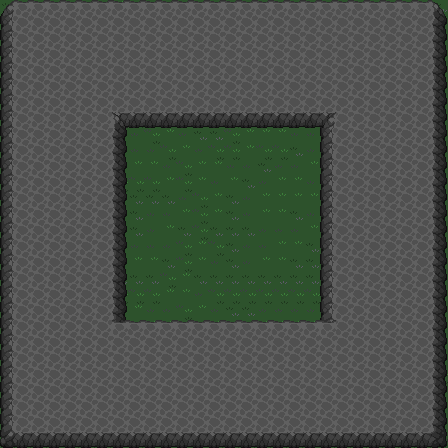

A 2D game scene composited from a Tiled map and its tileset images. What follows is a short description and the map's XML, with every tile layer's data as written:
An orthogonal 28x28 tile map with 16x16 px tiles, 2 tile layers (Layer_One, Layer_One_Collision), 2 tilesets and 1 object (Player_Entity).

<map version="1.5" tiledversion="1.7.2" orientation="orthogonal" renderorder="right-down" width="28" height="28" tilewidth="16" tileheight="16" infinite="0" nextlayerid="4" nextobjectid="3">
 <tileset firstgid="1" source="../tilesets/halloween.tsx" />
 <tileset firstgid="901" source="../tilesets/font.tsx" />
 <layer id="1" name="Layer_One" width="28" height="28">
  <data encoding="csv">
286,286,286,286,286,316,316,317,286,286,286,286,286,286,286,286,287,316,286,286,286,286,286,286,286,286,316,286,
316,316,286,287,287,287,286,286,316,316,316,316,316,316,316,286,286,287,316,286,286,316,316,316,316,316,286,287,
286,286,287,317,317,317,287,287,287,316,316,316,316,286,286,287,286,286,287,287,287,287,287,316,286,286,286,287,
316,286,286,287,286,316,317,317,317,287,287,287,287,287,286,286,287,286,286,286,287,287,287,287,316,286,286,287,
287,316,316,286,286,286,286,286,286,286,286,286,286,286,286,286,286,286,286,286,287,317,317,317,287,286,286,287,
287,317,317,316,316,316,316,316,316,316,316,316,316,316,316,316,316,316,316,286,286,287,286,287,287,287,286,287,
287,316,317,316,316,316,316,316,317,287,287,287,287,317,317,316,317,317,286,316,316,286,286,286,286,287,287,287,
287,286,286,286,287,317,316,317,316,317,287,317,317,287,316,317,287,287,286,287,316,316,286,287,287,317,317,317,
287,287,316,286,286,287,317,287,287,316,317,287,286,286,316,317,317,317,287,287,287,286,287,317,317,317,317,287,
287,317,287,286,287,287,287,287,287,287,316,317,287,316,316,317,316,316,286,287,287,287,317,286,287,316,317,287,
286,287,286,287,317,317,317,317,317,317,287,316,317,317,287,287,286,287,287,317,317,317,287,287,317,316,317,287,
286,287,287,317,287,317,316,316,316,316,317,316,317,287,317,286,287,317,317,287,287,287,287,286,287,287,287,317,
286,287,287,287,287,287,287,287,286,286,286,287,316,317,286,287,317,317,317,317,286,287,287,287,317,317,317,287,
287,287,287,287,287,287,287,287,286,287,287,317,316,317,286,287,317,317,286,287,287,317,317,317,317,287,316,317,
287,286,287,287,287,287,287,317,286,287,317,286,316,286,286,286,287,287,287,317,317,317,317,316,316,317,316,317,
286,287,287,317,286,287,287,287,287,287,287,316,317,316,286,287,287,317,317,286,286,286,286,316,286,286,316,317,
286,286,286,286,287,317,317,317,317,317,286,316,317,287,286,287,317,317,286,286,286,286,286,286,316,316,317,317,
286,287,287,286,286,287,287,286,286,286,316,317,286,286,286,286,286,286,286,286,286,286,286,287,317,286,316,317,
286,287,317,316,286,286,286,316,316,316,317,317,287,316,316,316,316,316,316,316,316,316,316,317,317,287,287,317,
286,287,317,317,316,316,316,317,317,287,287,316,317,287,286,286,287,287,287,287,287,287,287,316,317,317,317,317,
286,287,287,316,286,286,286,286,316,317,317,287,316,317,287,287,317,317,317,317,317,317,317,287,316,316,317,317,
286,287,287,317,316,316,286,287,317,316,317,286,316,317,317,317,287,287,316,316,316,316,316,317,287,287,287,287,
286,286,287,286,286,287,287,317,286,286,316,316,317,286,287,316,317,317,287,317,317,317,286,316,317,317,317,317,
316,286,287,286,287,287,317,316,316,316,286,316,317,286,287,287,316,316,317,287,287,316,316,316,317,316,317,316,
287,316,286,286,286,286,286,286,286,286,316,317,287,286,287,286,286,286,316,317,317,286,316,317,286,287,316,317,
286,287,316,316,316,316,316,316,316,316,317,317,317,286,286,287,316,316,316,316,317,316,317,317,287,287,287,287,
286,286,286,316,316,286,286,316,316,317,316,286,287,316,286,286,286,286,286,316,317,286,286,316,317,317,317,317,
316,316,316,317,316,316,316,317,316,286,286,286,286,316,316,316,316,316,316,317,316,316,316,316,316,316,316,317
</data>
 </layer>
 <layer id="2" name="Layer_One_Collision" width="28" height="28">
  <data encoding="csv">
331,332,332,332,332,332,332,332,332,332,332,332,332,332,332,332,332,332,332,332,332,332,332,332,332,332,332,333,
361,362,362,362,362,362,362,362,362,362,362,362,362,362,362,362,362,362,362,362,362,362,362,362,362,362,362,363,
361,362,362,362,362,362,362,362,362,362,362,362,362,362,362,362,362,362,362,362,362,362,362,362,362,362,362,363,
361,362,362,362,362,362,362,362,362,362,362,362,362,362,362,362,362,362,362,362,362,362,362,362,362,362,362,363,
361,362,362,362,362,362,362,362,362,362,362,362,362,362,362,362,362,362,362,362,362,362,362,362,362,362,362,363,
361,362,362,362,362,362,362,362,362,362,362,362,362,362,362,362,362,362,362,362,362,362,362,362,362,362,362,363,
361,362,362,362,362,362,362,362,362,362,362,362,362,362,362,362,362,362,362,362,362,362,362,362,362,362,362,363,
361,362,362,362,362,362,362,334,392,392,392,392,392,392,392,392,392,392,392,392,335,362,362,362,362,362,362,363,
361,362,362,362,362,362,362,363,0,0,0,0,0,0,0,0,0,0,0,0,361,362,362,362,362,362,362,363,
361,362,362,362,362,362,362,363,0,0,0,0,0,0,0,0,0,0,0,0,361,362,362,362,362,362,362,363,
361,362,362,362,362,362,362,363,0,0,0,0,0,0,0,0,0,0,0,0,361,362,362,362,362,362,362,363,
361,362,362,362,362,362,362,363,0,0,0,0,0,0,0,0,0,0,0,0,361,362,362,362,362,362,362,363,
361,362,362,362,362,362,362,363,0,0,0,0,0,0,0,0,0,0,0,0,361,362,362,362,362,362,362,363,
361,362,362,362,362,362,362,363,0,0,0,0,0,0,0,0,0,0,0,0,361,362,362,362,362,362,362,363,
361,362,362,362,362,362,362,363,0,0,0,0,0,0,0,0,0,0,0,0,361,362,362,362,362,362,362,363,
361,362,362,362,362,362,362,363,0,0,0,0,0,0,0,0,0,0,0,0,361,362,362,362,362,362,362,363,
361,362,362,362,362,362,362,363,0,0,0,0,0,0,0,0,0,0,0,0,361,362,362,362,362,362,362,363,
361,362,362,362,362,362,362,363,0,0,0,0,0,0,0,0,0,0,0,0,361,362,362,362,362,362,362,363,
361,362,362,362,362,362,362,363,0,0,0,0,0,0,0,0,0,0,0,0,361,362,362,362,362,362,362,363,
361,362,362,362,362,362,362,363,0,0,0,0,0,0,0,0,0,0,0,0,361,362,362,362,362,362,362,363,
361,362,362,362,362,362,362,364,332,332,332,332,332,332,332,332,332,332,332,332,365,362,362,362,362,362,362,363,
361,362,362,362,362,362,362,362,362,362,362,362,362,362,362,362,362,362,362,362,362,362,362,362,362,362,362,363,
361,362,362,362,362,362,362,362,362,362,362,362,362,362,362,362,362,362,362,362,362,362,362,362,362,362,362,363,
361,362,362,362,362,362,362,362,362,362,362,362,362,362,362,362,362,362,362,362,362,362,362,362,362,362,362,363,
361,362,362,362,362,362,362,362,362,362,362,362,362,362,362,362,362,362,362,362,362,362,362,362,362,362,362,363,
361,362,362,362,362,362,362,362,362,362,362,362,362,362,362,362,362,362,362,362,362,362,362,362,362,362,362,363,
361,362,362,362,362,362,362,362,362,362,362,362,362,362,362,362,362,362,362,362,362,362,362,362,362,362,362,363,
391,392,392,392,392,392,392,392,392,392,392,392,392,392,392,392,392,392,392,392,392,392,392,392,392,392,392,393
</data>
 </layer>
 <objectgroup id="3" name="Objects">
  <object id="1" name="Player_Entity" x="224" y="224" width="16" height="16">
   <properties>
    <property name="frameheight" type="int" value="48" />
    <property name="framewidth" type="int" value="48" />
    <property name="hidden" type="bool" value="true" />
    <property name="image" value="character" />
   </properties>
  </object>
 </objectgroup>
</map>
